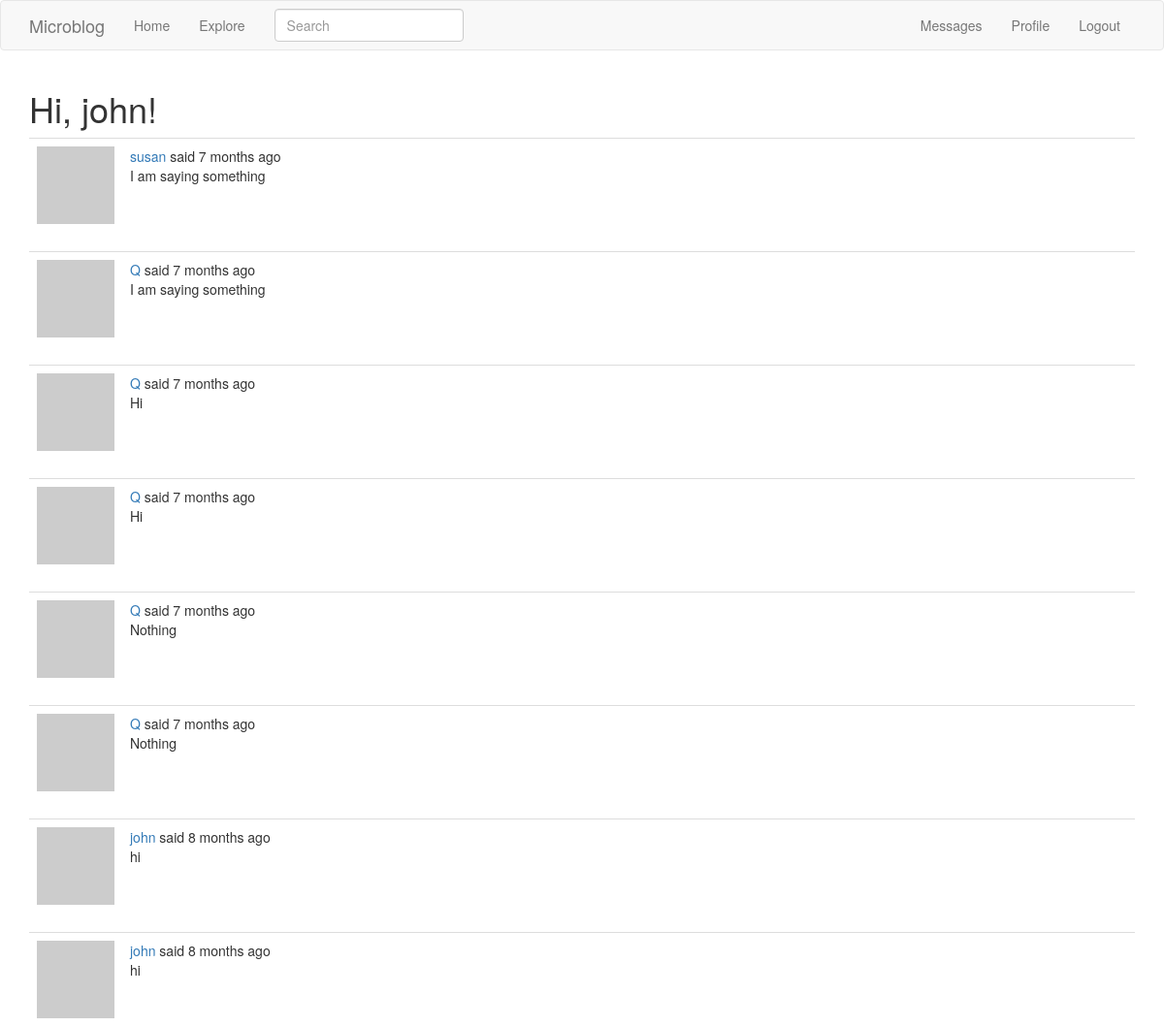
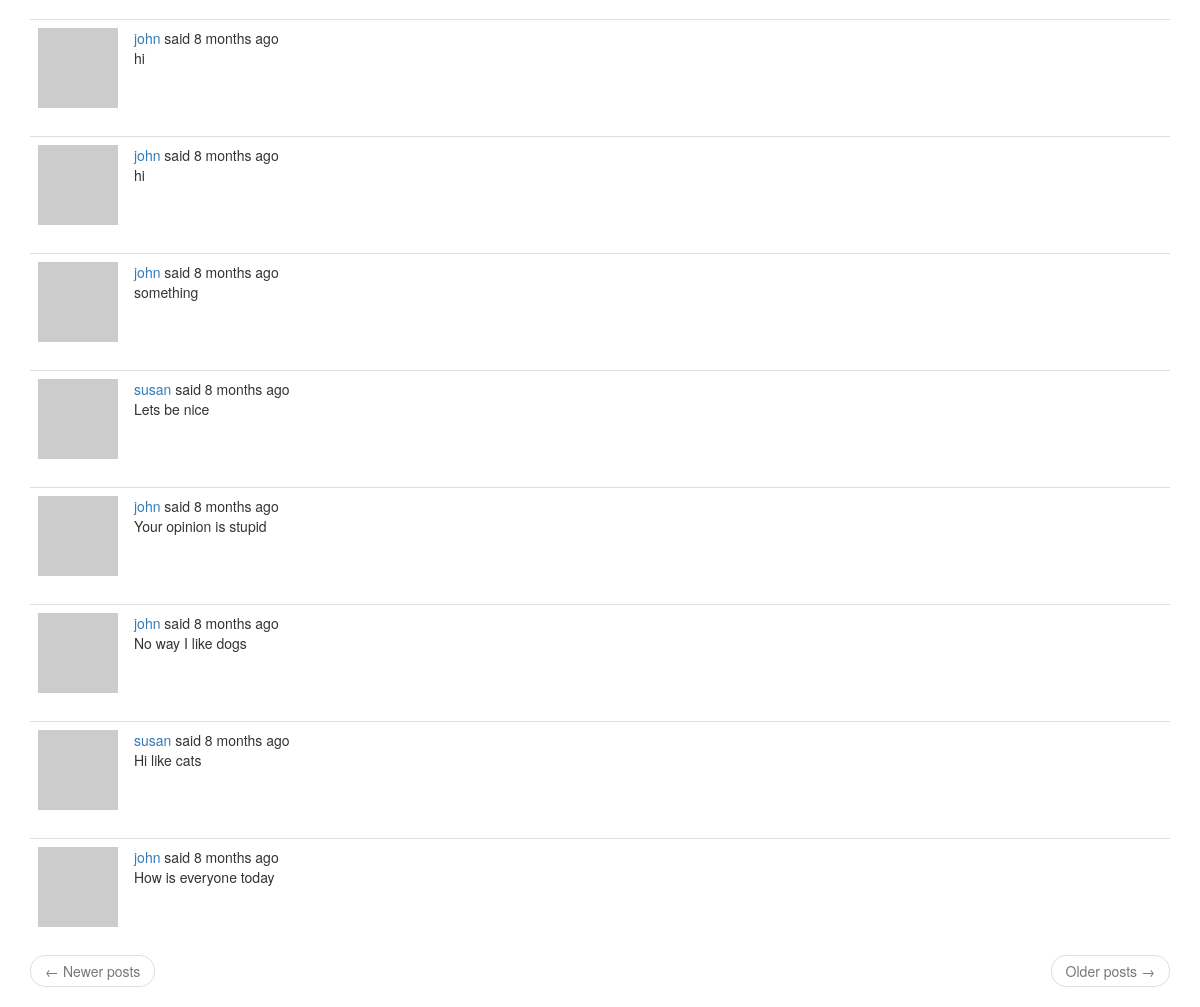
The page /explore (signed in) on the database its author committed (2 pictures, top to bottom).
### app/models.py (models this page shows, shortened)
class PaginatedAPIMixin(object):
    @staticmethod
    def to_collection_dict(query, page, per_page, endpoint, **kwargs):
        resources = query.paginate(page, per_page, False)
        data = {
            'items': [item.to_dict() for item in resources.items],
            '_meta': {
                'page': page,
                'per_page': per_page,
                'total_page': resources.pages,
                'total_items': resources.total
            },
            '_links': {
                'self': url_for(endpoint, page=page, per_page=per_page,
                                **kwargs),
                'next': url_for(endpoint, page=page + 1, per_page=per_page,
                                **kwargs) if resources.has_next else None,
                'prev': url_for(endpoint, page=page - 1, per_page=per_page,
                                **kwargs) if resources.has_prev else None
            }
        }
        return data

class User(PaginatedAPIMixin, UserMixin, db.Model):
    id = db.Column(db.Integer, primary_key=True)
    username = db.Column(db.String(64), index=True, unique=True)
    email = db.Column(db.String(120), index=True, unique=True)
    password_hash = db.Column(db.String(128))
    posts = db.relationship('Post', backref='author', lazy='dynamic')
    about_me = db.Column(db.String(140))
    last_seen = db.Column(db.DateTime, default=datetime.utcnow)
    followed = db.relationship(
        'User', secondary=followers,
        primaryjoin=(followers.c.follower_id == id),
        secondaryjoin=(followers.c.followed_id == id),
        backref=db.backref('followers', lazy='dynamic'), lazy='dynamic')
    messages_sent = db.relationship('Message', foreign_keys='Message.sender_id',
                                    backref='author', lazy='dynamic')
    messages_received = db.relationship('Message',
                                        foreign_keys='Message.recipient_id',
                                        backref='recipient', lazy='dynamic')
    last_message_read_time = db.Column(db.DateTime)
    notifications = db.relationship('Notification', backref='user',
                                    lazy='dynamic')
    tasks = db.relationship('Task', backref='user', lazy='dynamic')
    token = db.Column(db.String(32), index=True, unique=True)
    token_expiration = db.Column(db.DateTime)
    def avatar(self, size):
        digest = md5(self.email.lower().encode('utf-8')).hexdigest()
        return 'https://www.gravatar.com/avatar/{}?d=identicon&s={}'.format(
            digest, size)
    def new_messages(self):
        last_read_time = self.last_message_read_time or datetime(1900, 1, 1)
        return Message.query.filter_by(recipient=self).filter(
            Message.timestamp > last_read_time).count()

class SearchableMixin(object):
    @classmethod
    def before_commit(cls, session):
        session._changes = {
            'add': list(session.new),
            'update': list(session.dirty),
            'delete': list(session.deleted)
        }
    @classmethod
    def after_commit(cls, session):
        for obj in session._changes['add']:
            if isinstance(obj, SearchableMixin):
                add_to_index(obj.__tablename__, obj)
        for obj in session._changes['update']:
            if isinstance(obj, SearchableMixin):
                add_to_index(obj.__tablename__, obj)
        for obj in session._changes['delete']:
            if isinstance(obj, SearchableMixin):
                remove_from_index(obj.__tablename__, obj)

class Post(SearchableMixin, db.Model):
    __searchable__ = ['body']
    id = db.Column(db.Integer, primary_key=True)
    body = db.Column(db.String(140))
    timestamp = db.Column(db.DateTime, index=True, default=datetime.utcnow)
    user_id = db.Column(db.Integer, db.ForeignKey('user.id'))
    language = db.Column(db.String(5))

### app/main/routes.py (the view)
@bp.route('/explore')
@login_required
def explore():
    print("I am A-OKAY")
    page = request.args.get('page', 1, type=int)
    posts = Post.query.order_by(Post.timestamp.desc()).paginate(
        page, current_app.config['POSTS_PER_PAGE'], False)
    next_url = url_for('main.explore', page=posts.next_num) \
        if posts.has_next else None
    prev_url = url_for('main.explore', page=posts.prev_num) \
        if posts.has_prev else None
    return render_template('index.html', title=_('Explore'),
                           posts=posts.items, next_url=next_url,
                           prev_url=prev_url)

### app/main/forms.py (shortened to what this page needs)
class SearchForm(FlaskForm):
    q = StringField(_l('Search'), validators=[DataRequired()])

### app/main/routes.py (called while the page is built)
@bp.before_request
def before_request():
    if current_user.is_authenticated:
        current_user.last_seen = datetime.utcnow()
        db.session.commit()
        g.search_form = SearchForm()
    g.locale = str(get_locale())

### app/models.py (called while the page is built)
@login.user_loader
def load_user(id):
    return User.query.get(int(id))

### app/templates/index.html (shortened to what this page needs)
{% extends "base.html" %}
{% import 'bootstrap/wtf.html' as wtf %}
{% block app_content %}
    <h1>{{ _('Hi, %(username)s!', username=current_user.username) }}</h1>
    {% for post in posts %}
        {% include '_post.html' %}
    {% endfor %}
    <nav aria-label="...">
        <ul class="pager">
            <li class="previous{% if not prev_url %} disabled{% endif %}">
                <a href="{{ prev_url or '#' }}">
                    <span aria-hidden="true">&larr;</span> {{ _('Newer posts') }}
                </a>
            </li>
            <li class="next{% if not next_url %} disabled{% endif %}">
                <a href="{{ next_url or '#' }}">
                    {{ _('Older posts') }} <span aria-hidden="true">&rarr;</span>
                </a>
            </li>
        </ul>
    </nav>
{% endblock %}

### app/templates/_post.html (shortened to what this page needs)
<table class="table table-hover">
    <tr>
        <td width="70px">
            <a href="{{ url_for('main.user', username=post.author.username) }}">
                <img src="{{ post.author.avatar(70) }}" />
            </a>
        </td>
        <td>
            {{ _('%(username)s said %(when)s',
                username=user_link, when=moment(post.timestamp).fromNow()) }}
            <br>
            <span id="post{{ post.id }}">{{ post.body }}</span>
        </td>
    </tr>
</table>

### rows shown on the page
Post: body "I am saying something"
Post: body "I am saying something"
Post: body "Hi"
Post: body "Hi"
Post: body "Nothing"
Post: body "Nothing"
Post: body "hi"
Post: body "hi"
Post: body "hi"
Post: body "hi"
Post: body "something"
Post: body "Lets be nice"
Post: body "Your opinion is stupid"
Post: body "No way I like dogs"
Post: body "Hi like cats"
Post: body "How is everyone today"
